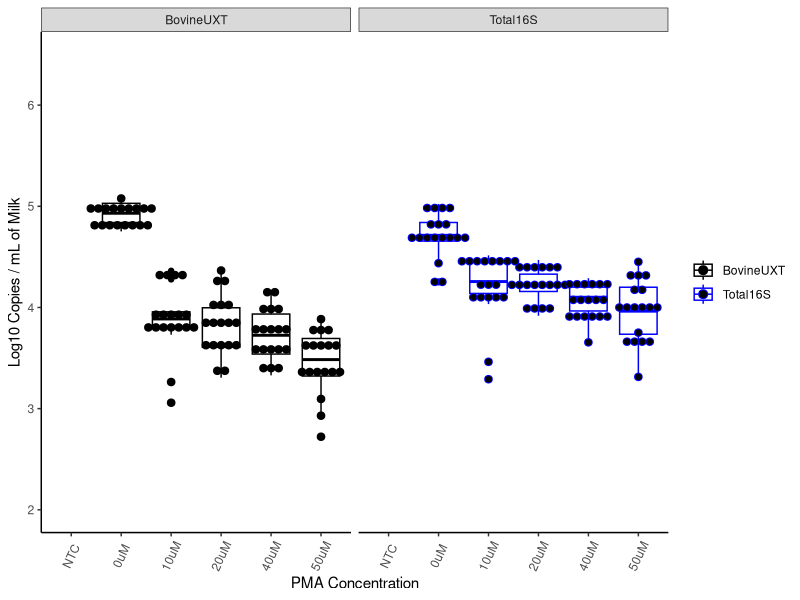

The R source for this figure:
## ---- chunk 1
#Data File: DNAconcentrations
library(ggplot2)
library(dplyr)
library(emmeans)
library(multcompView)

#Read Data
PMAData <- read.table("PMAconcentration.txt", sep="\t",  fill = TRUE, header=TRUE)
dim (PMAData)

#Getting All variables and all levels within each

#Summary Statistics
PMAConc.summary <- PMAData %>%
  group_by(ConcentrationCAT,Target.Name) %>%
  summarize(mean_LogCopiesmLmilk=mean(caclLogCopiesmLmilk,na.rm=T),
            st_dev=sd(caclLogCopiesmLmilk,na.rm=T),
            n_missing=sum(is.na(caclLogCopiesmLmilk)),
            n_total=n())
write.table (PMAConc.summary, "PMAConc.summary.txt", sep="\t" ) 

PMAPlot <- ggplot(data=PMAData, aes(x=ConcentrationCAT,y=caclLogCopiesmLmilk))
PMAPlot + geom_boxplot() + 
  geom_dotplot(binaxis='y', 
               stackdir='center', 
               dotsize = .5) +
  theme_bw()+
  aes(colour=factor(Target.Name))+
  facet_wrap(vars(Target.Name))+
  scale_colour_manual(values = c("black", "blue"))+
  theme(legend.title=element_blank())+
  xlab("PMA Concentration")+
  ylab("Log10 Copies / mL of Milk")+
  theme(panel.grid.major = element_blank())+
  theme(panel.grid.minor = element_blank())+
  theme(panel.background = element_blank())+
  theme(panel.border = element_blank())+
  theme(axis.line = element_line())+
  theme(axis.text.x=element_text(angle=65,vjust=0.5))+
  ylim(2, 6.5)+
  scale_x_discrete(limits=c("NTC","0uM","10uM","20uM","40uM","50uM"))

#Fitting Linear Models

#Bovine

#PMA concentrations
BovinePMAData <- PMAData %>% filter(Target.Name =="BovineUXT")
BovinePMAData <- BovinePMAData %>% filter(Wash =="Yes")
m_Bovine.PMALogCopiesmLofMilk <- lm( LogCopiesmLmilk ~ PMA, data=BovinePMAData )
summary(m_Bovine.PMALogCopiesmLofMilk)

#Wash effect
BovineWashPMAData <- PMAData %>% filter(Target.Name =="BovineUXT")
BovineWashPMAData <- BovineWashPMAData %>% filter(PMA =="0")
m_Bovine.WashPMALogCopiesmLofMilk <- lm( LogCopiesmLmilk ~ Wash, data=BovineWashPMAData )
summary(m_Bovine.WashPMALogCopiesmLofMilk)

#Total16S

#PMA concentrations
Total16SPMAData <- PMAData %>% filter(Target.Name =="Total16S")
Total16SPMAData <- Total16SPMAData %>% filter(Wash =="Yes")
m_Total16S.PMALogCopiesmLofMilk <- lm( LogCopiesmLmilk ~ PMA, data=Total16SPMAData )
summary(m_Total16S.PMALogCopiesmLofMilk)

#Wash effect
Total16SWashPMAData <- PMAData %>% filter(Target.Name =="Total16S")
Total16SWashPMAData <- Total16SWashPMAData %>% filter(PMA =="0")
m_Total16S.WashPMALogCopiesmLofMilk <- lm( LogCopiesmLmilk ~ Wash, data=Total16SWashPMAData )
summary(m_Total16S.WashPMALogCopiesmLofMilk)
